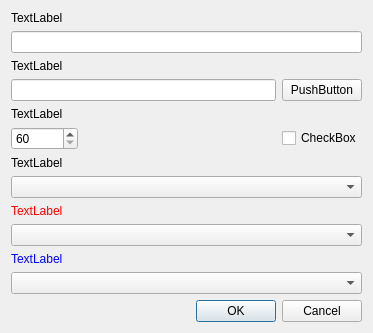
<?xml version="1.0" encoding="UTF-8"?>
<ui version="4.0">
 <class>MissionDialog</class>
 <widget class="QDialog" name="MissionDialog">
  <property name="geometry">
   <rect>
    <x>0</x>
    <y>0</y>
    <width>373</width>
    <height>331</height>
   </rect>
  </property>
  <property name="windowTitle">
   <string>Dialog</string>
  </property>
  <property name="windowIcon">
   <iconset resource="img.qrc">
    <normaloff>:/img/main.png</normaloff>:/img/main.png</iconset>
  </property>
  <layout class="QVBoxLayout" name="verticalLayout">
   <item>
    <widget class="QLabel" name="nameLb">
     <property name="text">
      <string>TextLabel</string>
     </property>
    </widget>
   </item>
   <item>
    <widget class="QLineEdit" name="nameLe"/>
   </item>
   <item>
    <widget class="QLabel" name="pathLb">
     <property name="text">
      <string>TextLabel</string>
     </property>
    </widget>
   </item>
   <item>
    <layout class="QHBoxLayout" name="horizontalLayout">
     <item>
      <widget class="QLineEdit" name="pathLe"/>
     </item>
     <item>
      <widget class="QPushButton" name="pathBtn">
       <property name="text">
        <string>PushButton</string>
       </property>
      </widget>
     </item>
    </layout>
   </item>
   <item>
    <widget class="QLabel" name="durationLb">
     <property name="text">
      <string>TextLabel</string>
     </property>
    </widget>
   </item>
   <item>
    <layout class="QHBoxLayout" name="horizontalLayout_2">
     <item>
      <widget class="QSpinBox" name="durationSpin">
       <property name="minimum">
        <number>60</number>
       </property>
       <property name="maximum">
        <number>999999999</number>
       </property>
       <property name="singleStep">
        <number>300</number>
       </property>
      </widget>
     </item>
     <item>
      <spacer name="horizontalSpacer">
       <property name="orientation">
        <enum>Qt::Horizontal</enum>
       </property>
       <property name="sizeHint" stdset="0">
        <size>
         <width>40</width>
         <height>20</height>
        </size>
       </property>
      </spacer>
     </item>
     <item>
      <widget class="QCheckBox" name="isCurrentChB">
       <property name="text">
        <string>CheckBox</string>
       </property>
      </widget>
     </item>
    </layout>
   </item>
   <item>
    <widget class="QLabel" name="nextNoneLb">
     <property name="text">
      <string>TextLabel</string>
     </property>
    </widget>
   </item>
   <item>
    <widget class="QComboBox" name="nextNoneCmb"/>
   </item>
   <item>
    <widget class="QLabel" name="nextRedLb">
     <property name="styleSheet">
      <string notr="true">color: red;</string>
     </property>
     <property name="text">
      <string>TextLabel</string>
     </property>
    </widget>
   </item>
   <item>
    <widget class="QComboBox" name="nextRedCmb"/>
   </item>
   <item>
    <widget class="QLabel" name="nextBlueLb">
     <property name="styleSheet">
      <string notr="true">color: blue;</string>
     </property>
     <property name="text">
      <string>TextLabel</string>
     </property>
    </widget>
   </item>
   <item>
    <widget class="QComboBox" name="nextBlueCmb"/>
   </item>
   <item>
    <spacer name="verticalSpacer">
     <property name="orientation">
      <enum>Qt::Vertical</enum>
     </property>
     <property name="sizeHint" stdset="0">
      <size>
       <width>20</width>
       <height>40</height>
      </size>
     </property>
    </spacer>
   </item>
   <item>
    <widget class="QDialogButtonBox" name="buttonBox">
     <property name="orientation">
      <enum>Qt::Horizontal</enum>
     </property>
     <property name="standardButtons">
      <set>QDialogButtonBox::Cancel|QDialogButtonBox::Ok</set>
     </property>
    </widget>
   </item>
  </layout>
 </widget>
 <resources>
  <include location="img.qrc"/>
 </resources>
 <connections>
  <connection>
   <sender>buttonBox</sender>
   <signal>rejected()</signal>
   <receiver>MissionDialog</receiver>
   <slot>reject()</slot>
   <hints>
    <hint type="sourcelabel">
     <x>316</x>
     <y>260</y>
    </hint>
    <hint type="destinationlabel">
     <x>286</x>
     <y>274</y>
    </hint>
   </hints>
  </connection>
 </connections>
</ui>
